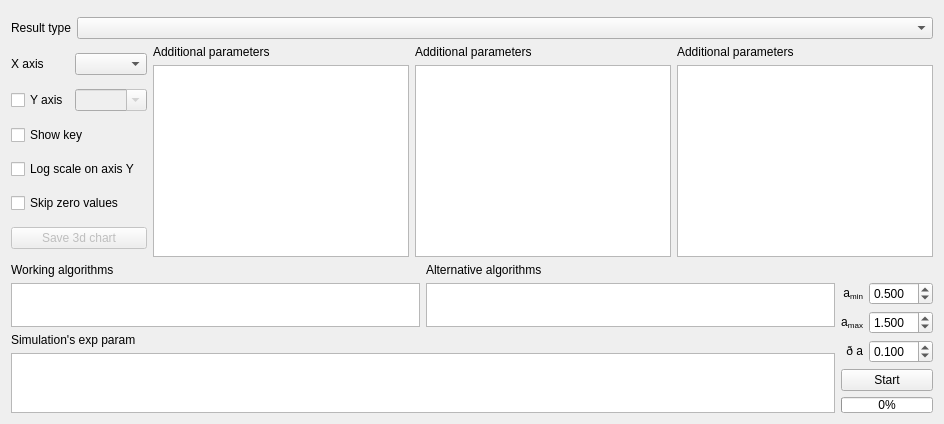
      <widget class="QWidget" name="tabWidgetQoS">
       <attribute name="title">
        <string>QoS</string>
       </attribute>
       <layout class="QVBoxLayout" name="verticalLayout">
        <item>
         <layout class="QGridLayout" name="gridResultsPlot3d">
          <item row="0" column="0">
           <widget class="QChartView" name="widgetResultsPlot" native="true">
            <property name="sizePolicy">
             <sizepolicy hsizetype="Minimum" vsizetype="Minimum">
              <horstretch>0</horstretch>
              <verstretch>0</verstretch>
             </sizepolicy>
            </property>
            <property name="minimumSize">
             <size>
              <width>4</width>
              <height>0</height>
             </size>
            </property>
           </widget>
          </item>
         </layout>
        </item>
        <item>
         <layout class="QHBoxLayout" name="horizontalLayout_ResultType">
          <property name="sizeConstraint">
           <enum>QLayout::SetDefaultConstraint</enum>
          </property>
          <item>
           <widget class="QLabel" name="labelResultsQtType">
            <property name="sizePolicy">
             <sizepolicy hsizetype="Maximum" vsizetype="Maximum">
              <horstretch>0</horstretch>
              <verstretch>0</verstretch>
             </sizepolicy>
            </property>
            <property name="text">
             <string>Result type</string>
            </property>
           </widget>
          </item>
          <item>
           <widget class="QComboBox" name="comboBoxResultsQtType">
            <property name="sizePolicy">
             <sizepolicy hsizetype="Minimum" vsizetype="Maximum">
              <horstretch>0</horstretch>
              <verstretch>0</verstretch>
             </sizepolicy>
            </property>
           </widget>
          </item>
         </layout>
        </item>
        <item>
         <layout class="QHBoxLayout" name="horizontalLayout_QosFunPar">
          <property name="sizeConstraint">
           <enum>QLayout::SetDefaultConstraint</enum>
          </property>
          <item>
           <layout class="QGridLayout" name="gridLayoutCharts">
            <property name="sizeConstraint">
             <enum>QLayout::SetMaximumSize</enum>
            </property>
            <item row="0" column="1">
             <widget class="QComboBox" name="comboBoxResultsQtX_axis">
              <property name="sizePolicy">
               <sizepolicy hsizetype="Minimum" vsizetype="Maximum">
                <horstretch>0</horstretch>
                <verstretch>0</verstretch>
               </sizepolicy>
              </property>
             </widget>
            </item>
            <item row="1" column="1">
             <widget class="QComboBox" name="comboBoxResultsQtY_axis">
              <property name="enabled">
               <bool>false</bool>
              </property>
              <property name="sizePolicy">
               <sizepolicy hsizetype="Minimum" vsizetype="Maximum">
                <horstretch>0</horstretch>
                <verstretch>0</verstretch>
               </sizepolicy>
              </property>
              <property name="editable">
               <bool>true</bool>
              </property>
             </widget>
            </item>
            <item row="1" column="0">
             <widget class="QCheckBox" name="checkBoxY_axis">
              <property name="text">
               <string>Y axis</string>
              </property>
             </widget>
            </item>
            <item row="2" column="0" colspan="2">
             <widget class="QCheckBox" name="checkBoxResultsQtShowKey">
              <property name="sizePolicy">
               <sizepolicy hsizetype="Minimum" vsizetype="Maximum">
                <horstretch>0</horstretch>
                <verstretch>0</verstretch>
               </sizepolicy>
              </property>
              <property name="text">
               <string>Show key</string>
              </property>
             </widget>
            </item>
            <item row="4" column="0" colspan="2">
             <widget class="QCheckBox" name="checkBoxSkipZeros">
              <property name="text">
               <string>Skip zero values</string>
              </property>
             </widget>
            </item>
            <item row="0" column="0">
             <widget class="QLabel" name="labelResultsQtX_axis">
              <property name="sizePolicy">
               <sizepolicy hsizetype="Minimum" vsizetype="Maximum">
                <horstretch>0</horstretch>
                <verstretch>0</verstretch>
               </sizepolicy>
              </property>
              <property name="text">
               <string>X axis</string>
              </property>
             </widget>
            </item>
            <item row="3" column="0" colspan="2">
             <widget class="QCheckBox" name="checkBoxResultsQtLogScaleOnAxisY">
              <property name="sizePolicy">
               <sizepolicy hsizetype="Minimum" vsizetype="Maximum">
                <horstretch>0</horstretch>
                <verstretch>0</verstretch>
               </sizepolicy>
              </property>
              <property name="text">
               <string>Log scale on axis Y</string>
              </property>
             </widget>
            </item>
            <item row="5" column="0" colspan="2">
             <widget class="QPushButton" name="pushButtonSave3dChart">
              <property name="enabled">
               <bool>false</bool>
              </property>
              <property name="text">
               <string>Save 3d chart</string>
              </property>
             </widget>
            </item>
           </layout>
          </item>
          <item>
           <layout class="QVBoxLayout" name="verticalLayout_AdditionalPar1">
            <item>
             <widget class="QLabel" name="labelResultsQtAdditionalParameters1">
              <property name="enabled">
               <bool>true</bool>
              </property>
              <property name="sizePolicy">
               <sizepolicy hsizetype="Maximum" vsizetype="Maximum">
                <horstretch>0</horstretch>
                <verstretch>0</verstretch>
               </sizepolicy>
              </property>
              <property name="text">
               <string>Additional parameters</string>
              </property>
             </widget>
            </item>
            <item>
             <widget class="QListWidget" name="listWidgetResultsQtAdditionalParameters1">
              <property name="enabled">
               <bool>true</bool>
              </property>
              <property name="sizePolicy">
               <sizepolicy hsizetype="Minimum" vsizetype="Maximum">
                <horstretch>0</horstretch>
                <verstretch>0</verstretch>
               </sizepolicy>
              </property>
              <property name="minimumSize">
               <size>
                <width>0</width>
                <height>10</height>
               </size>
              </property>
              <property name="maximumSize">
               <size>
                <width>16777215</width>
                <height>16777215</height>
               </size>
              </property>
              <property name="selectionMode">
               <enum>QAbstractItemView::MultiSelection</enum>
              </property>
             </widget>
            </item>
           </layout>
          </item>
          <item>
           <layout class="QVBoxLayout" name="verticalLayout_AdditionalPar2">
            <item>
             <widget class="QLabel" name="labelResultsQtAdditionalParameters2">
              <property name="enabled">
               <bool>true</bool>
              </property>
              <property name="sizePolicy">
               <sizepolicy hsizetype="Maximum" vsizetype="Maximum">
                <horstretch>0</horstretch>
                <verstretch>0</verstretch>
               </sizepolicy>
              </property>
              <property name="text">
               <string>Additional parameters</string>
              </property>
             </widget>
            </item>
            <item>
             <widget class="QListWidget" name="listWidgetResultsQtAdditionalParameters2">
              <property name="enabled">
               <bool>true</bool>
              </property>
              <property name="sizePolicy">
               <sizepolicy hsizetype="Minimum" vsizetype="Maximum">
                <horstretch>0</horstretch>
                <verstretch>0</verstretch>
               </sizepolicy>
              </property>
              <property name="minimumSize">
               <size>
                <width>0</width>
                <height>0</height>
               </size>
              </property>
              <property name="maximumSize">
               <size>
                <width>16777215</width>
                <height>16777215</height>
               </size>
              </property>
              <property name="selectionMode">
               <enum>QAbstractItemView::MultiSelection</enum>
              </property>
             </widget>
            </item>
           </layout>
          </item>
          <item>
           <layout class="QVBoxLayout" name="verticalLayout_AdditionalPar3">
            <item>
             <widget class="QLabel" name="labelResultsQtAdditionalParameters3">
              <property name="enabled">
               <bool>true</bool>
              </property>
              <property name="sizePolicy">
               <sizepolicy hsizetype="Maximum" vsizetype="Maximum">
                <horstretch>0</horstretch>
                <verstretch>0</verstretch>
               </sizepolicy>
              </property>
              <property name="text">
               <string>Additional parameters</string>
              </property>
             </widget>
            </item>
            <item>
             <widget class="QListWidget" name="listWidgetResultsQtAdditionalParameters3">
              <property name="enabled">
               <bool>true</bool>
              </property>
              <property name="sizePolicy">
               <sizepolicy hsizetype="Minimum" vsizetype="Maximum">
                <horstretch>0</horstretch>
                <verstretch>0</verstretch>
               </sizepolicy>
              </property>
             </widget>
            </item>
           </layout>
          </item>
         </layout>
        </item>
        <item>
         <layout class="QHBoxLayout" name="horizontalLayout_Calculations">
          <property name="sizeConstraint">
           <enum>QLayout::SetDefaultConstraint</enum>
          </property>
          <item>
           <layout class="QVBoxLayout" name="verticalLayout_AlgorithmsAndSimParams">
            <property name="sizeConstraint">
             <enum>QLayout::SetMaximumSize</enum>
            </property>
            <item>
             <layout class="QHBoxLayout" name="horizontalLayout_Algorithms">
              <item>
               <layout class="QVBoxLayout" name="verticalLayout_ReleasedAlgorithms">
                <property name="sizeConstraint">
                 <enum>QLayout::SetMinimumSize</enum>
                </property>
                <item>
                 <widget class="QLabel" name="labelAlgorithms">
                  <property name="sizePolicy">
                   <sizepolicy hsizetype="MinimumExpanding" vsizetype="Maximum">
                    <horstretch>1</horstretch>
                    <verstretch>0</verstretch>
                   </sizepolicy>
                  </property>
                  <property name="baseSize">
                   <size>
                    <width>300</width>
                    <height>0</height>
                   </size>
                  </property>
                  <property name="text">
                   <string>Working algorithms</string>
                  </property>
                 </widget>
                </item>
                <item>
                 <widget class="QListWidget" name="listWidgetAlgorithms">
                  <property name="sizePolicy">
                   <sizepolicy hsizetype="MinimumExpanding" vsizetype="Maximum">
                    <horstretch>0</horstretch>
                    <verstretch>0</verstretch>
                   </sizepolicy>
                  </property>
                  <property name="minimumSize">
                   <size>
                    <width>0</width>
                    <height>10</height>
                   </size>
                  </property>
                  <property name="maximumSize">
                   <size>
                    <width>16777215</width>
                    <height>100</height>
                   </size>
                  </property>
                  <property name="baseSize">
                   <size>
                    <width>0</width>
                    <height>0</height>
                   </size>
                  </property>
                  <property name="selectionMode">
                   <enum>QAbstractItemView::MultiSelection</enum>
                  </property>
                  <property name="selectionBehavior">
                   <enum>QAbstractItemView::SelectItems</enum>
                  </property>
                  <property name="layoutMode">
                   <enum>QListView::SinglePass</enum>
                  </property>
                 </widget>
                </item>
               </layout>
              </item>
              <item>
               <layout class="QVBoxLayout" name="verticalLayout_ExperimentalAlgorithms">
                <property name="sizeConstraint">
                 <enum>QLayout::SetMinimumSize</enum>
                </property>
                <item>
                 <widget class="QLabel" name="labelAlgorithmsAlternative">
                  <property name="sizePolicy">
                   <sizepolicy hsizetype="MinimumExpanding" vsizetype="Maximum">
                    <horstretch>2</horstretch>
                    <verstretch>0</verstretch>
                   </sizepolicy>
                  </property>
                  <property name="text">
                   <string>Alternative algorithms</string>
                  </property>
                 </widget>
                </item>
                <item>
                 <widget class="QListWidget" name="listWidgetAlgorithmsAlternative">
                  <property name="sizePolicy">
                   <sizepolicy hsizetype="MinimumExpanding" vsizetype="Maximum">
                    <horstretch>0</horstretch>
                    <verstretch>0</verstretch>
                   </sizepolicy>
                  </property>
                  <property name="minimumSize">
                   <size>
                    <width>0</width>
                    <height>10</height>
                   </size>
                  </property>
                  <property name="maximumSize">
                   <size>
                    <width>16777215</width>
                    <height>100</height>
                   </size>
                  </property>
                  <property name="baseSize">
                   <size>
                    <width>0</width>
                    <height>0</height>
                   </size>
                  </property>
                  <property name="selectionMode">
                   <enum>QAbstractItemView::MultiSelection</enum>
                  </property>
                 </widget>
                </item>
               </layout>
              </item>
             </layout>
            </item>
            <item>
             <widget class="QLabel" name="label">
              <property name="sizePolicy">
               <sizepolicy hsizetype="MinimumExpanding" vsizetype="Maximum">
                <horstretch>2</horstretch>
                <verstretch>0</verstretch>
               </sizepolicy>
              </property>
              <property name="baseSize">
               <size>
                <width>300</width>
                <height>0</height>
               </size>
              </property>
              <property name="text">
               <string>Simulation's exp param</string>
              </property>
             </widget>
            </item>
            <item>
             <widget class="QListWidget" name="listWidgetSimulationParameters">
              <property name="sizePolicy">
               <sizepolicy hsizetype="MinimumExpanding" vsizetype="Maximum">
                <horstretch>0</horstretch>
                <verstretch>0</verstretch>
               </sizepolicy>
              </property>
              <property name="maximumSize">
               <size>
                <width>16777215</width>
                <height>60</height>
               </size>
              </property>
              <property name="baseSize">
               <size>
                <width>300</width>
                <height>0</height>
               </size>
              </property>
             </widget>
            </item>
           </layout>
          </item>
          <item>
           <layout class="QVBoxLayout" name="verticalLayout_TrafficOffered">
            <property name="sizeConstraint">
             <enum>QLayout::SetMaximumSize</enum>
            </property>
            <item>
             <spacer name="verticalSpacer">
              <property name="orientation">
               <enum>Qt::Vertical</enum>
              </property>
              <property name="sizeType">
               <enum>QSizePolicy::Maximum</enum>
              </property>
              <property name="sizeHint" stdset="0">
               <size>
                <width>20</width>
                <height>40</height>
               </size>
              </property>
             </spacer>
            </item>
            <item>
             <layout class="QGridLayout" name="gridLayoutQoS_Start">
              <property name="sizeConstraint">
               <enum>QLayout::SetMaximumSize</enum>
              </property>
              <item row="4" column="4">
               <widget class="QDoubleSpinBox" name="doubleSpinBox_aDelta">
                <property name="sizePolicy">
                 <sizepolicy hsizetype="Minimum" vsizetype="Maximum">
                  <horstretch>0</horstretch>
                  <verstretch>0</verstretch>
                 </sizepolicy>
                </property>
                <property name="decimals">
                 <number>3</number>
                </property>
                <property name="minimum">
                 <double>0.001000000000000</double>
                </property>
                <property name="maximum">
                 <double>1.000000000000000</double>
                </property>
                <property name="singleStep">
                 <double>0.050000000000000</double>
                </property>
                <property name="value">
                 <double>0.100000000000000</double>
                </property>
               </widget>
              </item>
              <item row="7" column="3" colspan="2">
               <widget class="QPushButton" name="pushButtonStart">
                <property name="sizePolicy">
                 <sizepolicy hsizetype="Minimum" vsizetype="Maximum">
                  <horstretch>0</horstretch>
                  <verstretch>0</verstretch>
                 </sizepolicy>
                </property>
                <property name="text">
                 <string>Start</string>
                </property>
               </widget>
              </item>
              <item row="2" column="4">
               <widget class="QDoubleSpinBox" name="doubleSpinBox_aMin">
                <property name="sizePolicy">
                 <sizepolicy hsizetype="Minimum" vsizetype="Maximum">
                  <horstretch>0</horstretch>
                  <verstretch>0</verstretch>
                 </sizepolicy>
                </property>
                <property name="decimals">
                 <number>3</number>
                </property>
                <property name="maximum">
                 <double>10.000000000000000</double>
                </property>
                <property name="singleStep">
                 <double>0.100000000000000</double>
                </property>
                <property name="value">
                 <double>0.500000000000000</double>
                </property>
               </widget>
              </item>
              <item row="2" column="3">
               <widget class="QLabel" name="label_Amin">
                <property name="sizePolicy">
                 <sizepolicy hsizetype="Minimum" vsizetype="Maximum">
                  <horstretch>0</horstretch>
                  <verstretch>0</verstretch>
                 </sizepolicy>
                </property>
                <property name="text">
                 <string>&lt;html&gt;&lt;head/&gt;&lt;body&gt;&lt;p&gt;a&lt;span style=&quot; vertical-align:sub;&quot;&gt;min&lt;/span&gt;&lt;/p&gt;&lt;/body&gt;&lt;/html&gt;</string>
                </property>
                <property name="alignment">
                 <set>Qt::AlignRight|Qt::AlignTrailing|Qt::AlignVCenter</set>
                </property>
               </widget>
              </item>
              <item row="4" column="3">
               <widget class="QLabel" name="label_Adelta">
                <property name="sizePolicy">
                 <sizepolicy hsizetype="Minimum" vsizetype="Maximum">
                  <horstretch>0</horstretch>
                  <verstretch>0</verstretch>
                 </sizepolicy>
                </property>
                <property name="text">
                 <string>&lt;html&gt;&lt;head/&gt;&lt;body&gt;&lt;p&gt;ð a&lt;/p&gt;&lt;/body&gt;&lt;/html&gt;</string>
                </property>
                <property name="alignment">
                 <set>Qt::AlignRight|Qt::AlignTrailing|Qt::AlignVCenter</set>
                </property>
               </widget>
              </item>
              <item row="3" column="4">
               <widget class="QDoubleSpinBox" name="doubleSpinBox_aMax">
                <property name="sizePolicy">
                 <sizepolicy hsizetype="Minimum" vsizetype="Maximum">
                  <horstretch>0</horstretch>
                  <verstretch>0</verstretch>
                 </sizepolicy>
                </property>
                <property name="decimals">
                 <number>3</number>
                </property>
                <property name="maximum">
                 <double>15.000000000000000</double>
                </property>
                <property name="singleStep">
                 <double>0.100000000000000</double>
                </property>
                <property name="value">
                 <double>1.500000000000000</double>
                </property>
               </widget>
              </item>
              <item row="3" column="3">
               <widget class="QLabel" name="label_Amax">
                <property name="sizePolicy">
                 <sizepolicy hsizetype="Minimum" vsizetype="Maximum">
                  <horstretch>0</horstretch>
                  <verstretch>0</verstretch>
                 </sizepolicy>
                </property>
                <property name="text">
                 <string>&lt;html&gt;&lt;head/&gt;&lt;body&gt;&lt;p&gt;a&lt;span style=&quot; vertical-align:sub;&quot;&gt;max&lt;/span&gt;&lt;/p&gt;&lt;/body&gt;&lt;/html&gt;</string>
                </property>
                <property name="alignment">
                 <set>Qt::AlignRight|Qt::AlignTrailing|Qt::AlignVCenter</set>
                </property>
               </widget>
              </item>
              <item row="8" column="3" colspan="2">
               <widget class="QProgressBar" name="progressBar">
                <property name="sizePolicy">
                 <sizepolicy hsizetype="Minimum" vsizetype="Maximum">
                  <horstretch>0</horstretch>
                  <verstretch>0</verstretch>
                 </sizepolicy>
                </property>
                <property name="value">
                 <number>0</number>
                </property>
               </widget>
              </item>
             </layout>
            </item>
           </layout>
          </item>
         </layout>
        </item>
       </layout>
      </widget>
